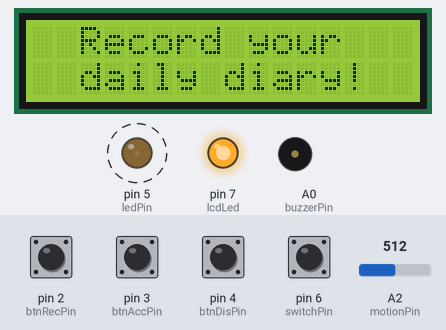
Bench run of a sketch on a simulated Arduino Uno, built with avr-gcc and run on an emulated ATmega328P. Shown: 16×2 character LCD, output pins drawn as LEDs (lit = HIGH), buzzer (waves = sounding, pin HIGH). Dashed ring = blinking. Inputs (shaded band) come from the test bench; at power-on: pin 2 (btnRecPin), pin 3 (btnAccPin), pin 4 (btnDisPin), pin 6 (switchPin) HIGH, A2 (motionPin) = 512.

Above: at 1.2 s.
1.3 s: pin 2 (btnRecPin) pulled LOW for 3 s
At 8.7 s:
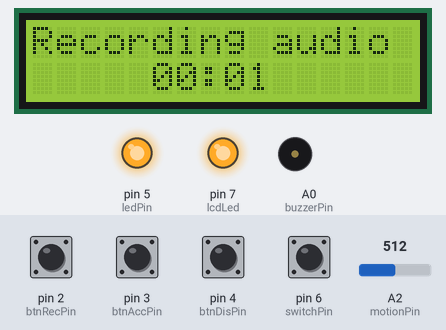
11.6 s: pin 3 (btnAccPin) pulled LOW for 3 s
At 11.8 s:
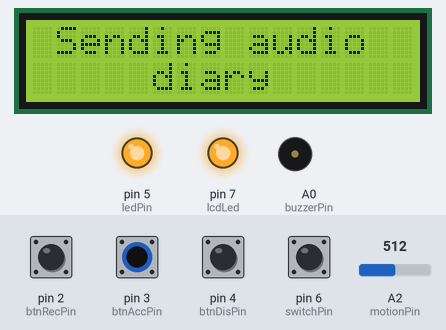
16.6 s: A2 (motionPin) set to 106
21.6 s: A2 (motionPin) set to 92
At 24.3 s:
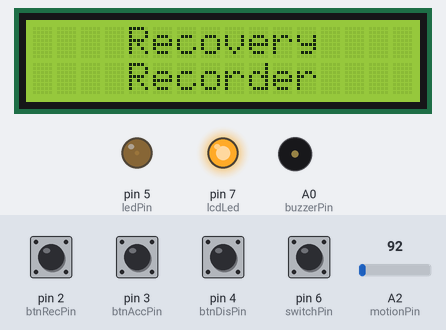
26.6 s: pin 4 (btnDisPin) pulled LOW for 3 s
At 27.8 s:
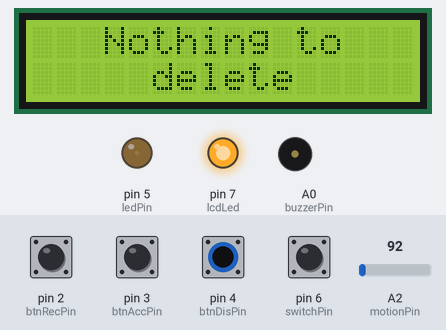
31.6 s: pin 3 (btnAccPin) pulled LOW for 3 s
At 32.8 s:
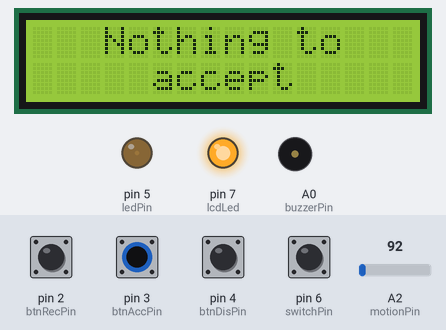
Timing chart, 0 to 34.6 s (numbered marks = the images above; inputs shaded):
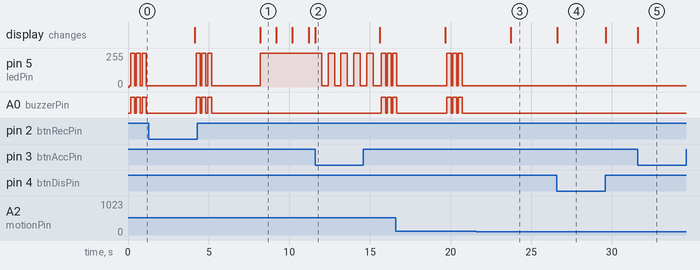

The sketch:

RecoveryRecorder.ino
```cpp
//Recovery Recorder source code

//LiquidCrystal library
#include <LiquidCrystal.h>

//Analog pins
const int buzzerPin = A0; // Buzzer pin
const int motionPin = A2; // Motion sensor pin

//Digital pins - Button, LED and slide switch
const int btnRecPin = 2; // Record button pin
const int btnAccPin = 3; // Accept button pin
const int btnDisPin = 4; // Discard button pin
const int ledPin = 5; // LED pin
const int switchPin = 6; // Slide switch pin

// LCD pins
const int lcdLed = 7, rs = 8, en = 9, d4 = 10, d5 = 11, d6 = 12, d7 = 13;
// Initialize LCD with its connected pins
LiquidCrystal lcd(rs, en, d4, d5, d6, d7);

unsigned long previousMillis = 0; // Variable to keep track of time
int seconds = 0; // Seconds counter
int minutes = 0; // Minutes counter

String textTimer = ""; // String to store timer text

bool recording = false; // Boolean to check if recording is active


// Setup
void setup() {
  // Setting pin modes
  pinMode(switchPin, INPUT);
  pinMode(motionPin, INPUT);
  pinMode(btnRecPin, INPUT_PULLUP);
  pinMode(btnAccPin, INPUT_PULLUP);
  pinMode(btnDisPin, INPUT_PULLUP);
  pinMode(ledPin, OUTPUT);
  pinMode(buzzerPin, OUTPUT);
  pinMode(lcdLed, OUTPUT);
  pinMode(rs, OUTPUT);
  pinMode(en, OUTPUT);
  pinMode(d4, OUTPUT);
  pinMode(d5, OUTPUT);
  pinMode(d6, OUTPUT);
  pinMode(d7, OUTPUT);


  // Begin LCD and display start screen
  lcd.begin(16,2);
  displayStart();
  digitalWrite(lcdLed, HIGH);

  // Start the Serial Monitor for debugging
  Serial.begin(9600);
}


// Loop function
void loop() {

  // Reading the switch value
  int switchValue = digitalRead(switchPin);

  // If the switch is OFF disable everything and return
  if(switchValue == LOW){
    digitalWrite(lcdLed, LOW);
    digitalWrite(ledPin, LOW);

    return;
  }
  else {
    // If the switch is ON turn on backlight and LED
    digitalWrite(lcdLed, HIGH);
    analogWrite(ledPin, 10);
  }

  // Read motion value and button states
  int motionValue = analogRead(motionPin);
  int btnRecState = digitalRead(btnRecPin);
  int btnAccState = digitalRead(btnAccPin);
  int btnDisState = digitalRead(btnDisPin);

  // For testing the motion sensor
  //Serial.println(motionValue);

  // Checking for motion with the motion sensor
  checkForMotion(motionValue);

  // Checking if the record button has been pressed
  checkRecButton(btnRecState);

  // Checking if the accept button has been pressed
  checkAccButton(btnAccState);

  // Checking if the discard button has been pressed
  checkDisButton(btnDisState);
}


// This function is used to display the starting screen of the LCD
void displayStart() {
  lcd.clear();
  lcd.print("    Recovery");
  lcd.setCursor(0,1);
  lcd.print("    Recorder");
}


// This function checks if motion has been detected. If it exceeds 100 it triggers
void checkForMotion(int motionValue) {
  if (motionValue > 100) {
    lcd.clear();
    lcd.setCursor(0,0);
    lcd.print("  Record your");
    lcd.setCursor(0,1);
    lcd.print("  daily diary!");

    // Flash the LED and buzz the buzzer for three times
    for (int i = 0; i < 3; i++) {
      analogWrite(buzzerPin, 0);
      analogWrite(ledPin, 10);
      delay(100);
      analogWrite(buzzerPin, 255);
      analogWrite(ledPin, 255);
      delay(250);
    }

    analogWrite(buzzerPin, 0); // Turn off the buzzer
    analogWrite(ledPin, 10); // Set the LED to low brightness again

    delay(3000); // Wait for 3 seconds

    displayStart(); // Go back to the start screen

  } else {
    analogWrite(buzzerPin, 0);
  }
}


// This function checks the state of the record button, and if pressed starts "recording"
void checkRecButton(int btnRecState) {
  if (btnRecState == LOW && recording == false) {
    recording = true;
    seconds = 0;
    minutes = 0;

    digitalWrite(ledPin, HIGH); //Turn on led if recording

    lcd.clear();
    lcd.print("Recording audio");

    // Continue recording until stopped
    while (recording == true) {
      // Check the state of the accept and discard buttons
      int btnAccState = digitalRead(btnAccPin);
      int btnDisState = digitalRead(btnDisPin);

      // If the accept button is pressed, stop recording and "send the audio"
      if (btnAccState == LOW) {
        lcd.clear();
        lcd.print(" Sending audio");
        lcd.setCursor(0,1);
        lcd.print("     diary");

        // Flash LED 5 times when sending recording
        for (int i = 0; i < 5; i++) {
        analogWrite(ledPin, 255);
        delay(400);
        analogWrite(ledPin, 10);
        delay(400);
        }

        recording = false;  // Set recording bool back to false
        displayStart(); // Displays the start screen

        break;
      }

      // If the discard button is pressed, stop recording and "discard the audio"
      if (btnDisState == LOW) {

        lcd.clear();
        lcd.print("    Deleting");
        lcd.setCursor(0,1);
        lcd.print("    recording");

        delay(3000); // Wait 3 seconds

        recording = false; // Set recording bool back to false
        displayStart(); // Displays the start screen

        break;
      }

      // Print the recording timer on the LCD
      textTimer = minutesAndSeconds();
      lcd.setCursor(0, 1);
      lcd.print(textTimer);
    }
  }
}


// This function checks if the accept button is pressed when not recording, and provides feedback
void checkAccButton(int btnAccState){
  if (btnAccState == LOW && recording == false) {

    lcd.clear();
    lcd.print("   Nothing to");
    lcd.setCursor(0, 1);
    lcd.print("     accept");

    delay(3000);

    displayStart(); // Displays the start screen
  }
}


// This function checks if the discard button is pressed when not recording, and provides feedback
void checkDisButton(int btnDisState) {
  if (btnDisState == LOW && recording == false) {

    lcd.clear();
    lcd.print("   Nothing to");
    lcd.setCursor(0, 1);
    lcd.print("     delete");

    delay(3000); // Wait for 3 seconds
    displayStart(); // Displays the start screen
  }
}


// This function calculates the minutes and seconds elapsed since the start of recording
String minutesAndSeconds() {
  unsigned long currentMillis = millis(); // Get the current time in milliseconds

  // If one second has passed
  if (currentMillis - previousMillis >= 1000) {
    previousMillis = currentMillis; // Updates the previousMillis
    seconds++; // Increase the seconds counter

    // If 60 seconds have passed, increase the minutes counter and reset the seconds counter
    if (seconds == 60) {
      seconds = 0;
      minutes++;
    }

    // If 60 minutes have passed, reset the minutes counter
    if (minutes == 60) {
      minutes = 0;
    }

    // Format the minutes and seconds as "MM:SS"
    char timeStr[6];
    snprintf(timeStr, sizeof(timeStr), "%02d:%02d", minutes, seconds);

    return "     " + String(timeStr); // Return the formatted time string

  }

  // Return an empty string if one second has not passed yet
  return String("");
}
```

Measured:
- the behaviour switches between 101 and 100 on A2 (motionPin) (found by bisection; images 2 and 3)
- after the input at 1.3 s, A0 (buzzerPin): goes on until 5.2 s, then stays LOW; the display: first differs from a run without the input after 6.9 s (image 1)
- after the input at 11.6 s, pin 5 (ledPin): goes 4 × (10/255 0.40 s, 255/255 0.40 s), 10/255 0.51 s, 255/255 0.25 s, 10/255 0.10 s, 255/255 0.25 s, 10/255 0.10 s, then 255/255, starting after 0.41 s; A0 (buzzerPin): alternates HIGH for 0.25 s and LOW for 0.10 s, starting after 4.1 s; the display: changes at once (image 2)
- after the input at 21.6 s, pin 5 (ledPin): stops changing and stays 10/255; A0 (buzzerPin): stops changing and stays LOW
- after the input at 26.6 s, the display: changes at once (image 4)
- after the input at 31.6 s, the display: changes at once (image 5)
- by itself, A0 (buzzerPin): alternates HIGH for 0.25 s and LOW for 0.10 s
